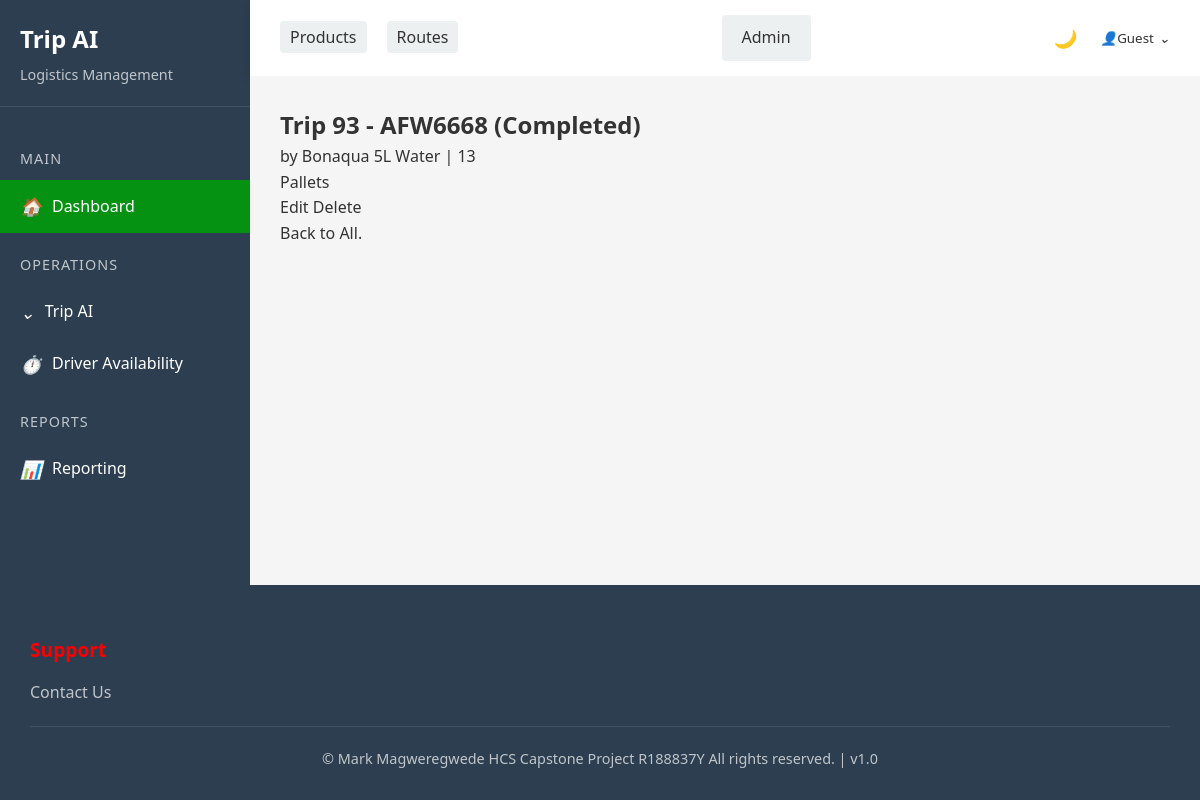
Screenshot of /app/tripproduct/152/ with the database file from the repository.
### triplog/models.py (models this page shows, shortened)
class TripProduct(models.Model):
    trip = models.ForeignKey(Trip, on_delete=models.CASCADE, related_name="trip_products")
    product = models.ForeignKey(Product, on_delete=models.CASCADE)
    quantity = models.IntegerField()
    unit = models.CharField(max_length=50, choices=[("Pallets", "Pallets"), ("Cases", "Cases")])

class Trip(models.Model):
    truck = models.ForeignKey(Truck, on_delete=models.CASCADE, related_name="trips")
    driver = models.ForeignKey(Driver, on_delete=models.CASCADE, related_name="trips")
    departure_time = models.DateTimeField()
    arrival_time = models.DateTimeField(null=True, blank=True)
    status = models.CharField(max_length=20, choices=[("Ongoing", "Ongoing"), ("Completed", "Completed")], default="Ongoing")
    clerk = models.ForeignKey("auth.User",on_delete=models.CASCADE)
    def __str__(self):
        return f"Trip {self.id} - {self.truck.plate_number} ({self.status})"

class Truck(models.Model):
    plate_number = models.CharField(max_length=7, unique=True)
    capacity_kg = models.FloatField()
    truck_company = models.ForeignKey(TruckCompany, on_delete=models.CASCADE, related_name="trucks")
    status = models.CharField(max_length=50, choices=[("Active", "Active"),("In Use", "In Use"),("Maintenance", "Maintenance")])

class Product(models.Model):
    name = models.CharField(max_length=255)
    category = models.CharField(max_length=20, choices=[("Water", "Water"), ("Cordial", "Cordial"),("Juice","Juice")])
    description = models.TextField()
    def __str__(self):
        return self.name

### triplog/views.py (the view)
# urls.py: path("tripproduct/<int:pk>/", TripProductDetailView.as_view(), name="tripproduct_detail"),
class TripProductDetailView(DetailView):
    model = TripProduct
    template_name = "tripProduct/tripproduct_detail.html"

### templates/tripProduct/tripproduct_detail.html
{% extends "base.html" %}
{% block content %}
<div class="tripproduct-entry">
    <h2>{{ object.trip }}</h2>
    <p>by {{ object.product }} | {{ object.quantity }}</p>
    <p>{{ object.unit }}</p>
</div>
<div>
    <p><a href="{% url 'tripproduct_edit' tripproduct.pk %}">Edit</a>
        <a href="{% url 'tripproduct_delete' tripproduct.pk %}">Delete</a>
    </p>
    <p>Back to <a href="{% url 'tripproduct_list' %}">All</a>.</p>
</div>
{% endblock content %}

### static/css/style.css (style rules this page uses)
:root { --primary-color: rgb(5, 146, 18); --secondary-color: rgb(6, 208, 1); --accent-color: rgb(155, 236, 0); --highlight-color: rgb(252, 0, 0); --dark-color: #2c3e50; --light-color: #ecf0f1; --text-color: #333; --bg-color: #f5f5f5; --card-bg: white; --footer-bg: var(--dark-color); --footer-text: white; }
* { margin: 0; padding: 0; box-sizing: border-box; font-family: 'Segoe UI', Tahoma, Geneva, Verdana, sans-serif; }
body { background-color: var(--bg-color); color: var(--text-color); line-height: 1.6; display: flex; flex-direction: column; min-height: 100vh; transition: background-color 0.3s, color 0.3s; }
a { text-decoration: none; color: inherit; }

### rows the page displays
TripProduct: trip "Trip 93 - AFW6668 (Completed)", product "Bonaqua 5L Water", quantity "13", unit "Pallets"
